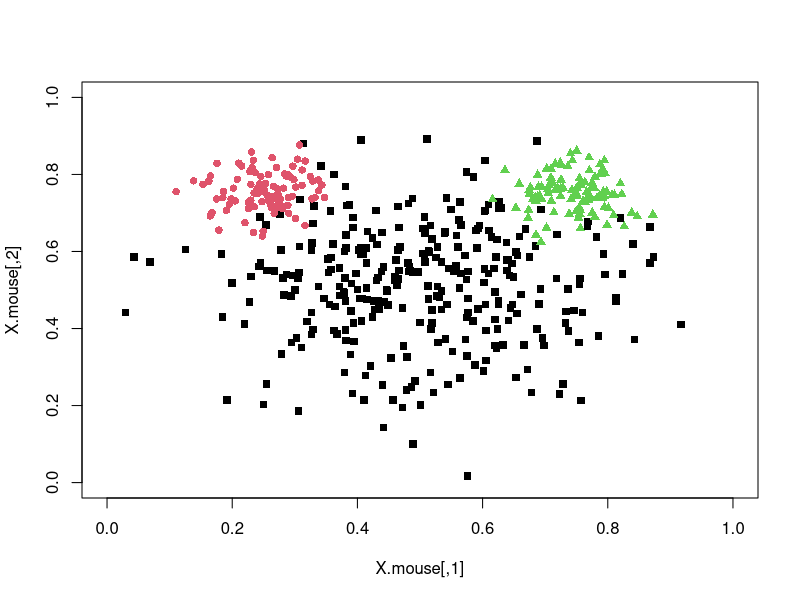
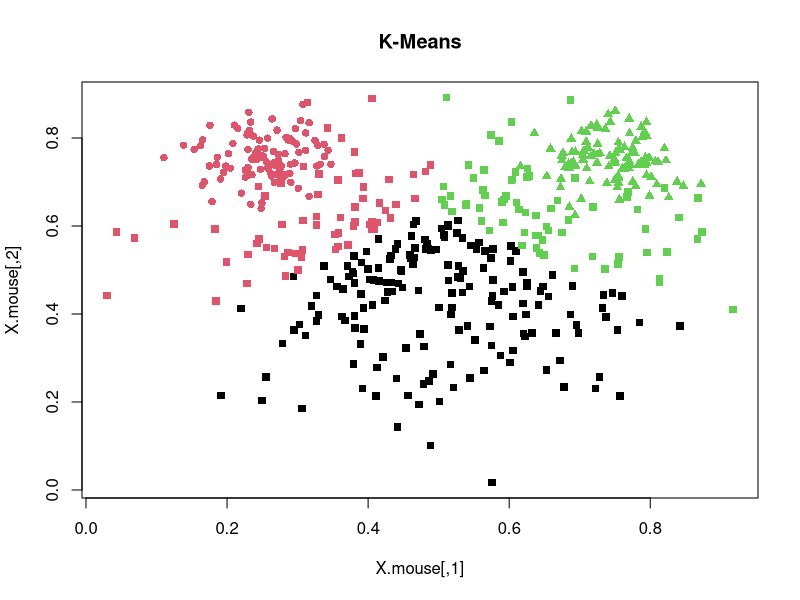
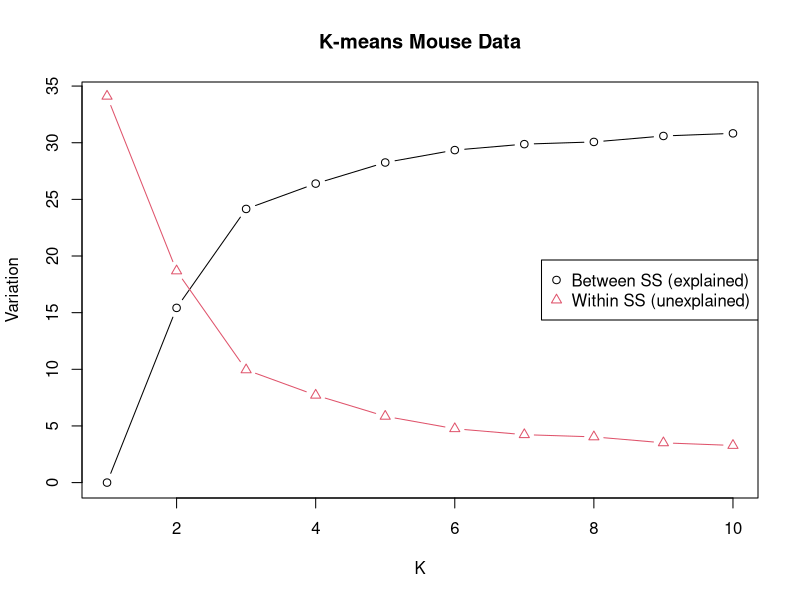

These figures' R source, in order:
###########################
#
# Solution to Problem 6.1
#
###########################

# generate the "mouse" data
library("mnormt")

# class one (head)
n1 = 300
mu1 = c(0.5,0.5)
Sigma1 = matrix(c(0.15^2, 0, 0, 0.15^2), 2)
x1 = rmnorm(n1,mean=mu1,var=Sigma1)

# class two (left ear)
n2=100
mu2 = c(0.25,0.75)
Sigma2 = matrix(c(0.05^2, 0, 0, 0.05^2), 2)
x2 = rmnorm(n2,mean=mu2,var=Sigma2)

# class three (right ear)
n3 = 100
mu3 = c(0.75,0.75)
Sigma3 = matrix(c(0.05^2, 0, 0, 0.05^2), 2)
x3 = rmnorm(n3,mean=mu3,var=Sigma3)

# put all data together in one matrix
X.mouse = rbind(x1,x2,x3)
L.mouse = factor(c( rep("Head", n1), rep("Left Ear", n2), rep("Right Ear", n3) ))

plot(X.mouse, col=as.integer(L.mouse), pch=as.integer(L.mouse)+14, ylim=c(0,1), xlim=c(0,1))

# perform k-means with k = 3
kmeans.out3 = kmeans(X.mouse, centers = 3)
print(kmeans.out3)

# plot the clusters from k-means
plot(X.mouse, col = kmeans.out3$cluster, pch = as.integer(L.mouse) + 14, main = "K-Means")

# compare with original cluster
print(table(L.mouse, kmeans.out3$cluster))

# apply k-means with number of classes varying from 1 to 10
between_var = numeric(10)
within_var = numeric(10)

for (k in 1:10)
{
  kmeans.out = kmeans(X.mouse, centers = k)
  between_var[k] = kmeans.out$betweenss
  within_var[k] = kmeans.out$tot.withinss
}

# plot between and within variation as a function of k
plot(1:10, between_var, ylim=c(0, 34), type = "b", xlab = "K", ylab = "Variation", main = "K-means Mouse Data")
points(1:10, within_var, type = "b", col = 2, pch = 2)
legend("right", c("Between SS (explained)", "Within SS (unexplained)"), col=c(1,2), pch=c(1,2))